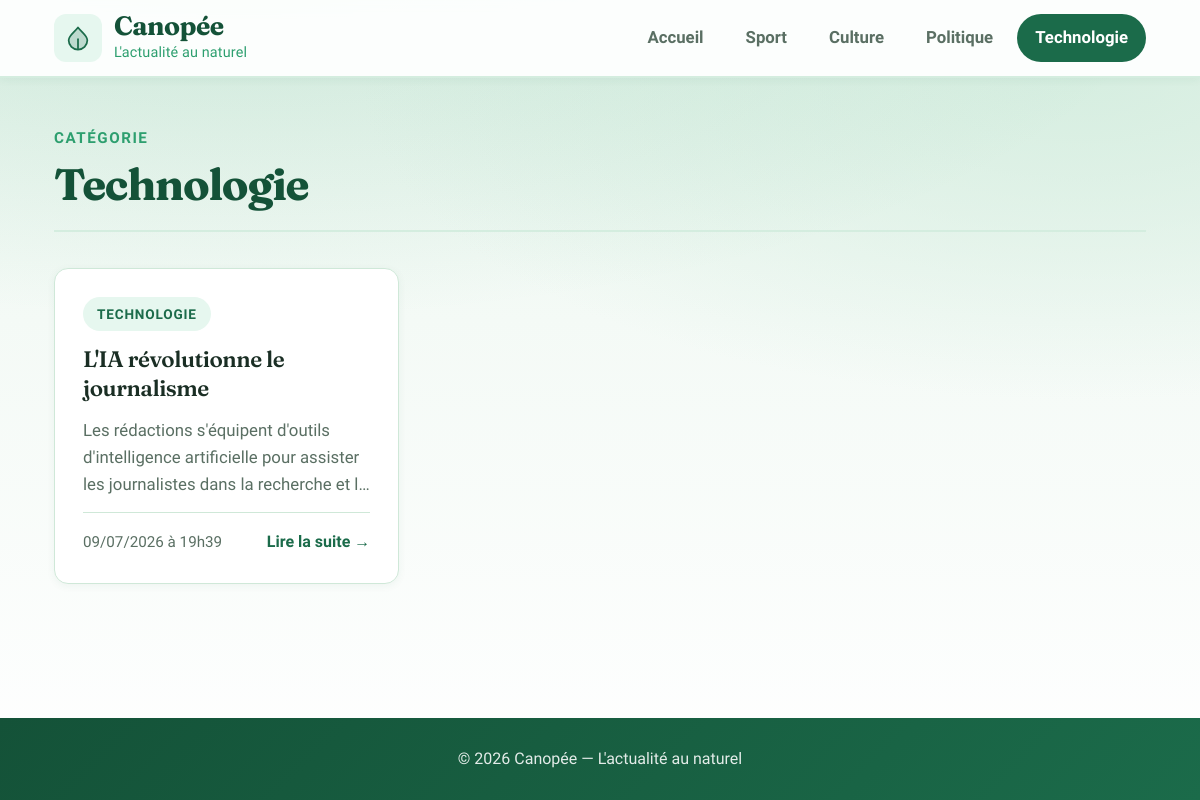
The page /categorie.php?id=4 on the database its author committed.
### tables this page shows
CREATE TABLE IF NOT EXISTS Categorie (
    id       INT UNSIGNED AUTO_INCREMENT PRIMARY KEY,
    libelle  VARCHAR(100) NOT NULL
);

CREATE TABLE IF NOT EXISTS Article (
    id               INT UNSIGNED AUTO_INCREMENT PRIMARY KEY,
    titre            VARCHAR(255) NOT NULL,
    contenu          TEXT NOT NULL,
    dateCreation     DATETIME NOT NULL DEFAULT CURRENT_TIMESTAMP,
    dateModification DATETIME NOT NULL DEFAULT CURRENT_TIMESTAMP ON UPDATE CURRENT_TIMESTAMP,
    categorie        INT UNSIGNED NOT NULL,
    CONSTRAINT fk_article_categorie
        FOREIGN KEY (categorie) REFERENCES Categorie(id)
        ON DELETE CASCADE
);

### includes/functions.php (called while the page is built, shortened)
<?php
function e(?string $value): string
{
    return htmlspecialchars($value ?? '', ENT_QUOTES, 'UTF-8');
}
function formatDate(string $date): string
{
    return date('d/m/Y \à H\hi', strtotime($date));
}
function excerpt(string $text, int $length = 150): string
{
    return mb_substr($text, 0, $length) . '…';
}

### categorie.php (the view, shortened to what this page needs)
<?php
require_once __DIR__ . '/includes/functions.php';
$id = filter_input(INPUT_GET, 'id', FILTER_VALIDATE_INT);
$pdo = getConnection();
$categories = $pdo->query('SELECT * FROM Categorie')->fetchAll();
$stmt = $pdo->prepare('SELECT * FROM Categorie WHERE id = ?');
$stmt->execute([$id]);
$categorie = $stmt->fetch();
$sql = 'SELECT a.id, a.titre, a.contenu, a.dateCreation,
               c.id AS categorieId, c.libelle AS categorieLibelle
        FROM Article a
        INNER JOIN Categorie c ON a.categorie = c.id
        WHERE c.id = ?
        ORDER BY a.dateCreation DESC';
$stmt = $pdo->prepare($sql);
$stmt->execute([$id]);
$articles = $stmt->fetchAll();
$categorieActive = $categorie['id'];
require_once __DIR__ . '/includes/header.php';
?>
<section class="page-header">
    <p class="page-eyebrow">Catégorie</p>
    <h1 class="page-title"><?= e($categorie['libelle']) ?></h1>
</section>
<?php if (empty($articles)): ?>
    <div class="empty-state">
        <p>Aucun article dans la catégorie « <?= e($categorie['libelle']) ?> » pour le moment.</p>
    </div>
<?php else: ?>
    <div class="articles-grid">
        <?php foreach ($articles as $article): ?>
            <article class="article-card">
                <span class="badge"><?= e($article['categorieLibelle']) ?></span>
                <h2 class="article-card__title">
                    <a href="article.php?id=<?= $article['id'] ?>"><?= e($article['titre']) ?></a>
                </h2>
                <p class="article-card__excerpt"><?= e(excerpt($article['contenu'])) ?></p>
                <div class="article-card__footer">
                    <time class="article-card__date"><?= e(formatDate($article['dateCreation'])) ?></time>
                    <a href="article.php?id=<?= $article['id'] ?>" class="article-card__link">
                        Lire la suite →
                    </a>
                </div>
            </article>
        <?php endforeach; ?>
    </div>
<?php endif; ?>
<?php require_once __DIR__ . '/includes/footer.php'; ?>

### includes/header.php (shortened to what this page needs)
<!DOCTYPE html>
<html lang="fr">
<head>
    <link rel="stylesheet" href="css/style.css">
</head>
<body>
<header class="site-header">
    <div class="container header-inner">
        <a href="index.php" class="logo">
            <span class="logo-icon" aria-hidden="true">
            </span>
            <span class="logo-text">
                <span class="logo-name">Canopée</span>
                <span class="logo-tagline">L'actualité au naturel</span>
            </span>
        </a>
        <nav class="nav" aria-label="Navigation principale">
            <a href="index.php" class="nav-link<?= ($categorieActive ?? null) === null ? ' is-active' : '' ?>">Accueil</a>
            <?php foreach ($categories as $cat): ?>
                <a href="categorie.php?id=<?= $cat['id'] ?>"
                   class="nav-link<?= ($categorieActive ?? null) == $cat['id'] ? ' is-active' : '' ?>">
                    <?= e($cat['libelle']) ?>
                </a>
            <?php endforeach; ?>
        </nav>
    </div>
</header>
<main class="container main-content">

### rows shown on the page
categorie: libelle "Sport"
categorie: libelle "Culture"
categorie: libelle "Politique"
categorie: libelle "Technologie"
article: categorie.libelle "TECHNOLOGIE", titre "L'IA révolutionne le journalisme", contenu "Les rédactions s'équipent d'outils d'intelligence artificielle pour assister les journalistes dans la recherche et…", dateCreation "09/07/2026 à 19h39"
